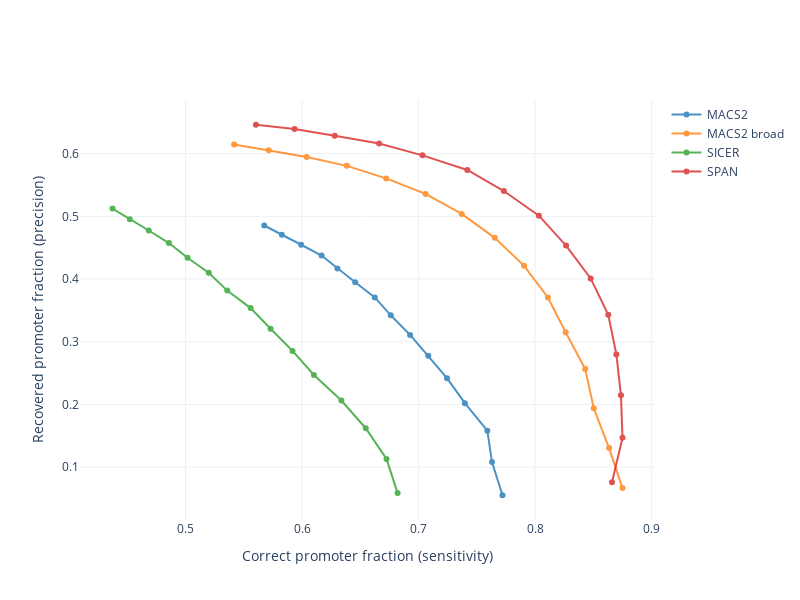

The code cell stored with this chart in its notebook:
### Code cell
plot_top(benchmark_cpf_df[(benchmark_cpf_df['cell'] == 'GM12878') & (benchmark_cpf_df['replicate'] == 'rep1')])

### Figure 1 — Plotly figure (JSON) as saved in the notebook; plotly's stock layout.template omitted (floating-point values rounded to 4 significant figures)
{"data": [{"hovertext": ["1000.0 MACS2", "2000.0 MACS2", "3000.0 MACS2", "4000.0 MACS2", "5000.0 MACS2", "6000.0 MACS2", "7000.0 MACS2", "8000.0 MACS2", "9000.0 MACS2", "10000.0 MACS2", "11000.0 MACS2", "12000.0 MACS2", "13000.0 MACS2", "14000.0 MACS2", "15000.0 MACS2"], "marker": {"color": "#1f77b4"}, "mode": "lines+markers", "name": "MACS2", "opacity": 0.8, "showlegend": true, "x": [0.772, 0.763, 0.759, 0.7398, 0.7244, 0.7083, 0.6927, 0.6761, 0.6624, 0.6456, 0.6304, 0.6168, 0.5992, 0.5826, 0.5675], "y": [0.05515, 0.108, 0.1582, 0.202, 0.2418, 0.2776, 0.3109, 0.3422, 0.3706, 0.3948, 0.4169, 0.4374, 0.4547, 0.4707, 0.4854], "type": "scatter"}, {"hovertext": ["1000.0 MACS2 broad", "2000.0 MACS2 broad", "3000.0 MACS2 broad", "4000.0 MACS2 broad", "5000.0 MACS2 broad", "6000.0 MACS2 broad", "7000.0 MACS2 broad", "8000.0 MACS2 broad", "9000.0 MACS2 broad", "10000.0 MACS2 broad", "11000.0 MACS2 broad", "12000.0 MACS2 broad", "13000.0 MACS2 broad", "14000.0 MACS2 broad", "15000.0 MACS2 broad"], "marker": {"color": "#ff7f0e"}, "mode": "lines+markers", "name": "MACS2 broad", "opacity": 0.8, "showlegend": true, "x": [0.875, 0.8635, 0.8503, 0.843, 0.8262, 0.811, 0.7906, 0.7654, 0.737, 0.706, 0.6722, 0.6384, 0.604, 0.5714, 0.5417], "y": [0.06657, 0.1304, 0.1938, 0.2565, 0.3151, 0.3706, 0.421, 0.4657, 0.5039, 0.5358, 0.5605, 0.5805, 0.5945, 0.6054, 0.6146], "type": "scatter"}, {"hovertext": ["1000.0 SICER", "2000.0 SICER", "3000.0 SICER", "4000.0 SICER", "5000.0 SICER", "6000.0 SICER", "7000.0 SICER", "8000.0 SICER", "9000.0 SICER", "10000.0 SICER", "11000.0 SICER", "12000.0 SICER", "13000.0 SICER", "14000.0 SICER", "15000.0 SICER"], "marker": {"color": "#2ca02c"}, "mode": "lines+markers", "name": "SICER", "opacity": 0.8, "showlegend": true, "x": [0.682, 0.6725, 0.6547, 0.6338, 0.6102, 0.5918, 0.573, 0.5559, 0.5358, 0.5199, 0.5017, 0.4858, 0.4685, 0.4522, 0.4373], "y": [0.05862, 0.113, 0.162, 0.2062, 0.2469, 0.2853, 0.3208, 0.3536, 0.3815, 0.4102, 0.4339, 0.4574, 0.4774, 0.4954, 0.5124], "type": "scatter"}, {"hovertext": ["1000.0 SPAN", "2000.0 SPAN", "3000.0 SPAN", "4000.0 SPAN", "5000.0 SPAN", "6000.0 SPAN", "7000.0 SPAN", "8000.0 SPAN", "9000.0 SPAN", "10000.0 SPAN", "11000.0 SPAN", "12000.0 SPAN", "13000.0 SPAN", "14000.0 SPAN", "15000.0 SPAN"], "marker": {"color": "#d62728"}, "mode": "lines+markers", "name": "SPAN", "opacity": 0.8, "showlegend": true, "x": [0.866, 0.875, 0.8737, 0.8698, 0.8628, 0.8477, 0.8266, 0.8033, 0.7732, 0.7418, 0.7034, 0.6662, 0.6281, 0.5936, 0.5604], "y": [0.07603, 0.1467, 0.2147, 0.2798, 0.3429, 0.401, 0.4533, 0.5011, 0.5403, 0.574, 0.5973, 0.6161, 0.6286, 0.6391, 0.6461], "type": "scatter"}], "layout": {"xaxis": {"title": {"text": "Correct promoter fraction (sensitivity)"}}, "yaxis": {"title": {"text": "Recovered promoter fraction (precision)"}}, "autosize": false, "width": 800, "height": 600}}
